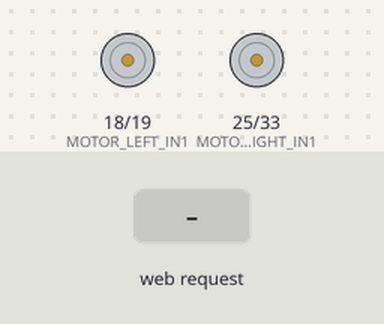
This sketch was run on a simulated ESP32. On the bench: motor-driver pin pairs drawn as motors (green arrow = first pin HIGH = forward, orange = second pin HIGH = backward, longer = more drive, scaled by the enable pin). Inputs (shaded band) come from the test bench.

Above: at 1.2 s.
1.3 s: HTTP request GET /cmd?dir=up received
At 2.3 s:
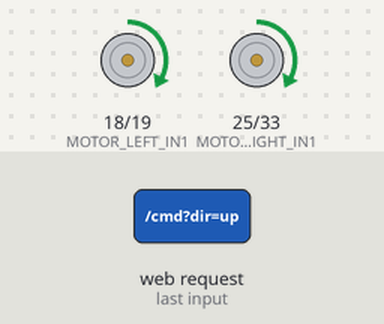
4.3 s: HTTP request GET /cmd?dir=down received
At 4.6 s:
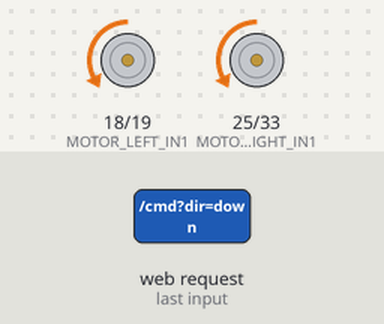
7.3 s: HTTP request GET /cmd?dir=forward received
At 8.1 s:
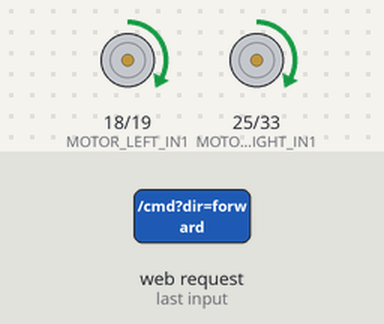
10.3 s: HTTP request GET /cmd?dir=reverse received
At 11.6 s:
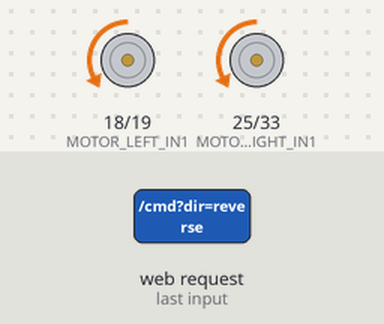
Timing chart, 0 to 14.3 s (numbered marks = the images above; inputs shaded):
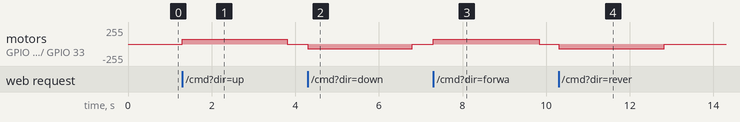

The sketch:

rover.ino
```cpp
#include "config.h"
#include "state.h"
#include "motors.h"
#include "web.h"

static uint32_t s_lastControlMs = 0;

void setup() {
  setCpuFrequencyMhz(80);

  motorsInit();
  webInit();

  g_state.message = "stopped — hold D-pad to drive";
}

void loop() {
  const uint32_t now = millis();

  webUpdate(now);

  if (now - s_lastControlMs >= CONTROL_TICK_MS) {
    remoteDriveMaintain(now);
    s_lastControlMs = now;
  }
}
```

drive.cpp
```cpp
#include "drive.h"

const char* driveDirToString(DriveDir dir) {
  switch (dir) {
    case DriveDir::Up:    return "up";
    case DriveDir::Down:  return "down";
    case DriveDir::Left:  return "left";
    case DriveDir::Right: return "right";
  }
  return "stop";
}

bool parseDriveDir(const String& token, DriveDir& out) {
  if (token == "up" || token == "forward") {
    out = DriveDir::Up;
    return true;
  }
  if (token == "down" || token == "reverse" || token == "back") {
    out = DriveDir::Down;
    return true;
  }
  if (token == "left" || token == "steer_left") {
    out = DriveDir::Left;
    return true;
  }
  if (token == "right" || token == "steer_right") {
    out = DriveDir::Right;
    return true;
  }
  if (token == "stop" || token == "none" || token == "center" ||
      token == "steer_center" || token == "steer_stop") {
    out = DriveDir::Stop;
    return true;
  }
  return false;
}
```

drive.h
```cpp
#ifndef ROVER_DRIVE_H
#define ROVER_DRIVE_H

#include <Arduino.h>

// D-pad / remote direction (matches dashboard ?dir= and action= aliases)
enum class DriveDir : uint8_t {
  Stop = 0,
  Up,
  Down,
  Left,
  Right
};

const char* driveDirToString(DriveDir dir);
bool parseDriveDir(const String& token, DriveDir& out);

#endif
```

motors.cpp
```cpp
#include "motors.h"
#include "config.h"
#include "state.h"

static void writeEnablePwm(uint8_t duty) {
#if ESP_ARDUINO_VERSION_MAJOR >= 3
  ledcWrite(MOTOR_RIGHT_EN, duty);
  ledcWrite(MOTOR_LEFT_EN, duty);
#else
  ledcWrite(PWM_CHANNEL_A, duty);
  ledcWrite(PWM_CHANNEL_B, duty);
#endif
}

static void setLeftSide(int8_t dir) {
  if (dir > 0) {
    digitalWrite(MOTOR_LEFT_IN1, HIGH);
    digitalWrite(MOTOR_LEFT_IN2, LOW);
  } else if (dir < 0) {
    digitalWrite(MOTOR_LEFT_IN2, HIGH);
    digitalWrite(MOTOR_LEFT_IN1, LOW);
  } else {
    digitalWrite(MOTOR_LEFT_IN1, LOW);
    digitalWrite(MOTOR_LEFT_IN2, LOW);
  }
}

static void setRightSide(int8_t dir) {
  if (dir > 0) {
    digitalWrite(MOTOR_RIGHT_IN1, HIGH);
    digitalWrite(MOTOR_RIGHT_IN2, LOW);
  } else if (dir < 0) {
    digitalWrite(MOTOR_RIGHT_IN2, HIGH);
    digitalWrite(MOTOR_RIGHT_IN1, LOW);
  } else {
    digitalWrite(MOTOR_RIGHT_IN1, LOW);
    digitalWrite(MOTOR_RIGHT_IN2, LOW);
  }
}

static void stopPins() {
  setLeftSide(0);
  setRightSide(0);
}

void motorsInit() {
  pinMode(MOTOR_RIGHT_IN1, OUTPUT);
  pinMode(MOTOR_RIGHT_IN2, OUTPUT);
  pinMode(MOTOR_LEFT_IN1, OUTPUT);
  pinMode(MOTOR_LEFT_IN2, OUTPUT);

#if ESP_ARDUINO_VERSION_MAJOR >= 3
  ledcAttach(MOTOR_RIGHT_EN, PWM_FREQ, PWM_RESOLUTION);
  ledcAttach(MOTOR_LEFT_EN, PWM_FREQ, PWM_RESOLUTION);
#else
  pinMode(MOTOR_RIGHT_EN, OUTPUT);
  pinMode(MOTOR_LEFT_EN, OUTPUT);
  ledcSetup(PWM_CHANNEL_A, PWM_FREQ, PWM_RESOLUTION);
  ledcSetup(PWM_CHANNEL_B, PWM_FREQ, PWM_RESOLUTION);
  ledcAttachPin(MOTOR_RIGHT_EN, PWM_CHANNEL_A);
  ledcAttachPin(MOTOR_LEFT_EN, PWM_CHANNEL_B);
#endif

  stopPins();
  writeEnablePwm(0);
}

void motorsStop() {
  stopPins();
  writeEnablePwm(0);
  g_state.speed = 0;
}

void motorsForward(uint8_t speed) {
  setLeftSide(1);
  setRightSide(1);
  writeEnablePwm(speed);
  g_state.speed = speed;
}

void motorsBack(uint8_t speed) {
  setLeftSide(-1);
  setRightSide(-1);
  writeEnablePwm(speed);
  g_state.speed = speed;
}

void motorsLeft(uint8_t speed) {
  setLeftSide(-1);
  setRightSide(1);
  writeEnablePwm(speed);
  g_state.speed = speed;
}

void motorsRight(uint8_t speed) {
  setLeftSide(1);
  setRightSide(-1);
  writeEnablePwm(speed);
  g_state.speed = speed;
}
```

motors.h
```cpp
#ifndef ROVER_MOTORS_H
#define ROVER_MOTORS_H

#include <Arduino.h>

void motorsInit();
void motorsStop();
void motorsForward(uint8_t speed);
void motorsBack(uint8_t speed);
void motorsLeft(uint8_t speed);
void motorsRight(uint8_t speed);

#endif
```

state.cpp
```cpp
#include "state.h"

RoverState g_state = { 0, 0, "ready" };
```

state.h
```cpp
#ifndef ROVER_STATE_H
#define ROVER_STATE_H

#include <Arduino.h>

struct RoverState {
  uint8_t speed;
  unsigned long uptimeMs;
  const char* message;
};

extern RoverState g_state;

#endif
```

web.cpp
```cpp
#include "web.h"
#include "config.h"
#include "state.h"
#include "drive.h"
#include "motors.h"

#include <WiFi.h>
#include <WebServer.h>

static WebServer s_server(HTTP_PORT);
static uint32_t s_remoteUntil = 0;
static DriveDir s_remoteDir = DriveDir::Stop;

static uint8_t speedForDir(DriveDir dir) {
  if (dir == DriveDir::Left || dir == DriveDir::Right) {
    return TURN_SPEED;
  }
  if (dir == DriveDir::Up || dir == DriveDir::Down) {
    return DRIVE_SPEED;
  }
  return 0;
}

static void driveMotors(DriveDir dir) {
  const uint8_t spd = speedForDir(dir);
  switch (dir) {
    case DriveDir::Up:    motorsForward(spd); break;
    case DriveDir::Down:  motorsBack(spd); break;
    case DriveDir::Left:  motorsLeft(spd); break;
    case DriveDir::Right: motorsRight(spd); break;
    default:              motorsStop(); break;
  }
}

void remoteControlExtend(uint32_t now) {
  s_remoteUntil = now + MANUAL_CONTROL_MS;
}

bool remoteControlActive(uint32_t now) {
  return now < s_remoteUntil;
}

static void applyDriveDir(DriveDir dir) {
  s_remoteDir = dir;
  driveMotors(dir);
  g_state.message = driveDirToString(dir);
}

void remoteDriveMaintain(uint32_t now) {
  if (!remoteControlActive(now)) {
    if (s_remoteDir != DriveDir::Stop) {
      motorsStop();
      s_remoteDir = DriveDir::Stop;
      g_state.message = "stop";
    }
    return;
  }
  if (s_remoteDir != DriveDir::Stop) {
    driveMotors(s_remoteDir);
  }
}

static void addCorsHeaders() {
  s_server.sendHeader("Access-Control-Allow-Origin", "*");
  s_server.sendHeader("Access-Control-Allow-Methods", "GET, OPTIONS");
}

static void handleStatus() {
  if (s_server.method() == HTTP_OPTIONS) {
    addCorsHeaders();
    s_server.send(204);
    return;
  }

  char json[160];
  snprintf(json, sizeof(json),
    "{\"uptime_ms\":%lu,\"dir\":\"%s\",\"speed\":%u,\"message\":\"%s\"}",
    g_state.uptimeMs,
    driveDirToString(s_remoteDir),
    g_state.speed,
    g_state.message ? g_state.message : ""
  );
  addCorsHeaders();
  s_server.send(200, "application/json", json);
}

static void handleCmd() {
  if (s_server.method() == HTTP_OPTIONS) {
    addCorsHeaders();
    s_server.send(204);
    return;
  }

  DriveDir dir = DriveDir::Stop;
  bool parsed = false;

  if (s_server.hasArg("dir")) {
    parsed = parseDriveDir(s_server.arg("dir"), dir);
  } else if (s_server.hasArg("action")) {
    parsed = parseDriveDir(s_server.arg("action"), dir);
  }

  if (!parsed) {
    addCorsHeaders();
    s_server.send(400, "text/plain", "use ?dir=stop|up|down|left|right");
    return;
  }

  remoteControlExtend(millis());
  applyDriveDir(dir);

  addCorsHeaders();
  s_server.send(200, "text/plain", "ok");
}

void webInit() {
  WiFi.mode(WIFI_AP);
  WiFi.setSleep(true);
  WiFi.setTxPower(WIFI_POWER_8_5dBm);
  WiFi.softAP(AP_SSID, AP_PASSWORD);

  s_server.on("/status", handleStatus);
  s_server.on("/cmd", handleCmd);
  s_server.begin();
}

void webUpdate(uint32_t now) {
  g_state.uptimeMs = now;
  s_server.handleClient();
}
```

web.h
```cpp
#ifndef ROVER_WEB_H
#define ROVER_WEB_H

#include <Arduino.h>

void webInit();
void webUpdate(uint32_t now);
void remoteControlExtend(uint32_t now);
bool remoteControlActive(uint32_t now);
void remoteDriveMaintain(uint32_t now);

#endif
```

config.h
```cpp
#ifndef ROVER_CONFIG_H
#define ROVER_CONFIG_H

// L293D tank drive — see docs/l293d_schematic.html
#define MOTOR_RIGHT_IN1  25
#define MOTOR_RIGHT_IN2  33
#define MOTOR_RIGHT_EN   14
#define MOTOR_LEFT_IN1   18
#define MOTOR_LEFT_IN2   19
#define MOTOR_LEFT_EN    13

// PWM 0–255. Keep low to avoid USB/battery brownout resets.
#define DRIVE_SPEED       72
#define TURN_SPEED        48

#define MANUAL_CONTROL_MS 2500
#define CONTROL_TICK_MS   40

#define PWM_FREQ        5000
#define PWM_RESOLUTION  8
#define PWM_CHANNEL_A   0
#define PWM_CHANNEL_B   1

#define AP_SSID         "RoverTelemetry"
#define AP_PASSWORD     "rover2026"
#define HTTP_PORT       80

#endif
```

Measured:
- after the input at 1.3 s, motor on GPIO 18 (MOTOR_LEFT_IN1) / GPIO 19 (MOTOR_LEFT_IN2), motor on GPIO 25 (MOTOR_RIGHT_IN1) / GPIO 33 (MOTOR_RIGHT_IN2): stopped → forward 72/255 at once, → stopped 2.5 s later
- after the input at 4.3 s, motor on GPIO 18 (MOTOR_LEFT_IN1) / GPIO 19 (MOTOR_LEFT_IN2), motor on GPIO 25 (MOTOR_RIGHT_IN1) / GPIO 33 (MOTOR_RIGHT_IN2): stopped → backward 72/255 at once, → stopped 2.5 s later
- after the input at 7.3 s, motor on GPIO 18 (MOTOR_LEFT_IN1) / GPIO 19 (MOTOR_LEFT_IN2), motor on GPIO 25 (MOTOR_RIGHT_IN1) / GPIO 33 (MOTOR_RIGHT_IN2): stopped → forward 72/255 at once, → stopped 2.5 s later
- after the input at 10.3 s, motor on GPIO 18 (MOTOR_LEFT_IN1) / GPIO 19 (MOTOR_LEFT_IN2), motor on GPIO 25 (MOTOR_RIGHT_IN1) / GPIO 33 (MOTOR_RIGHT_IN2): stopped → backward 72/255 at once, → stopped 2.5 s later
